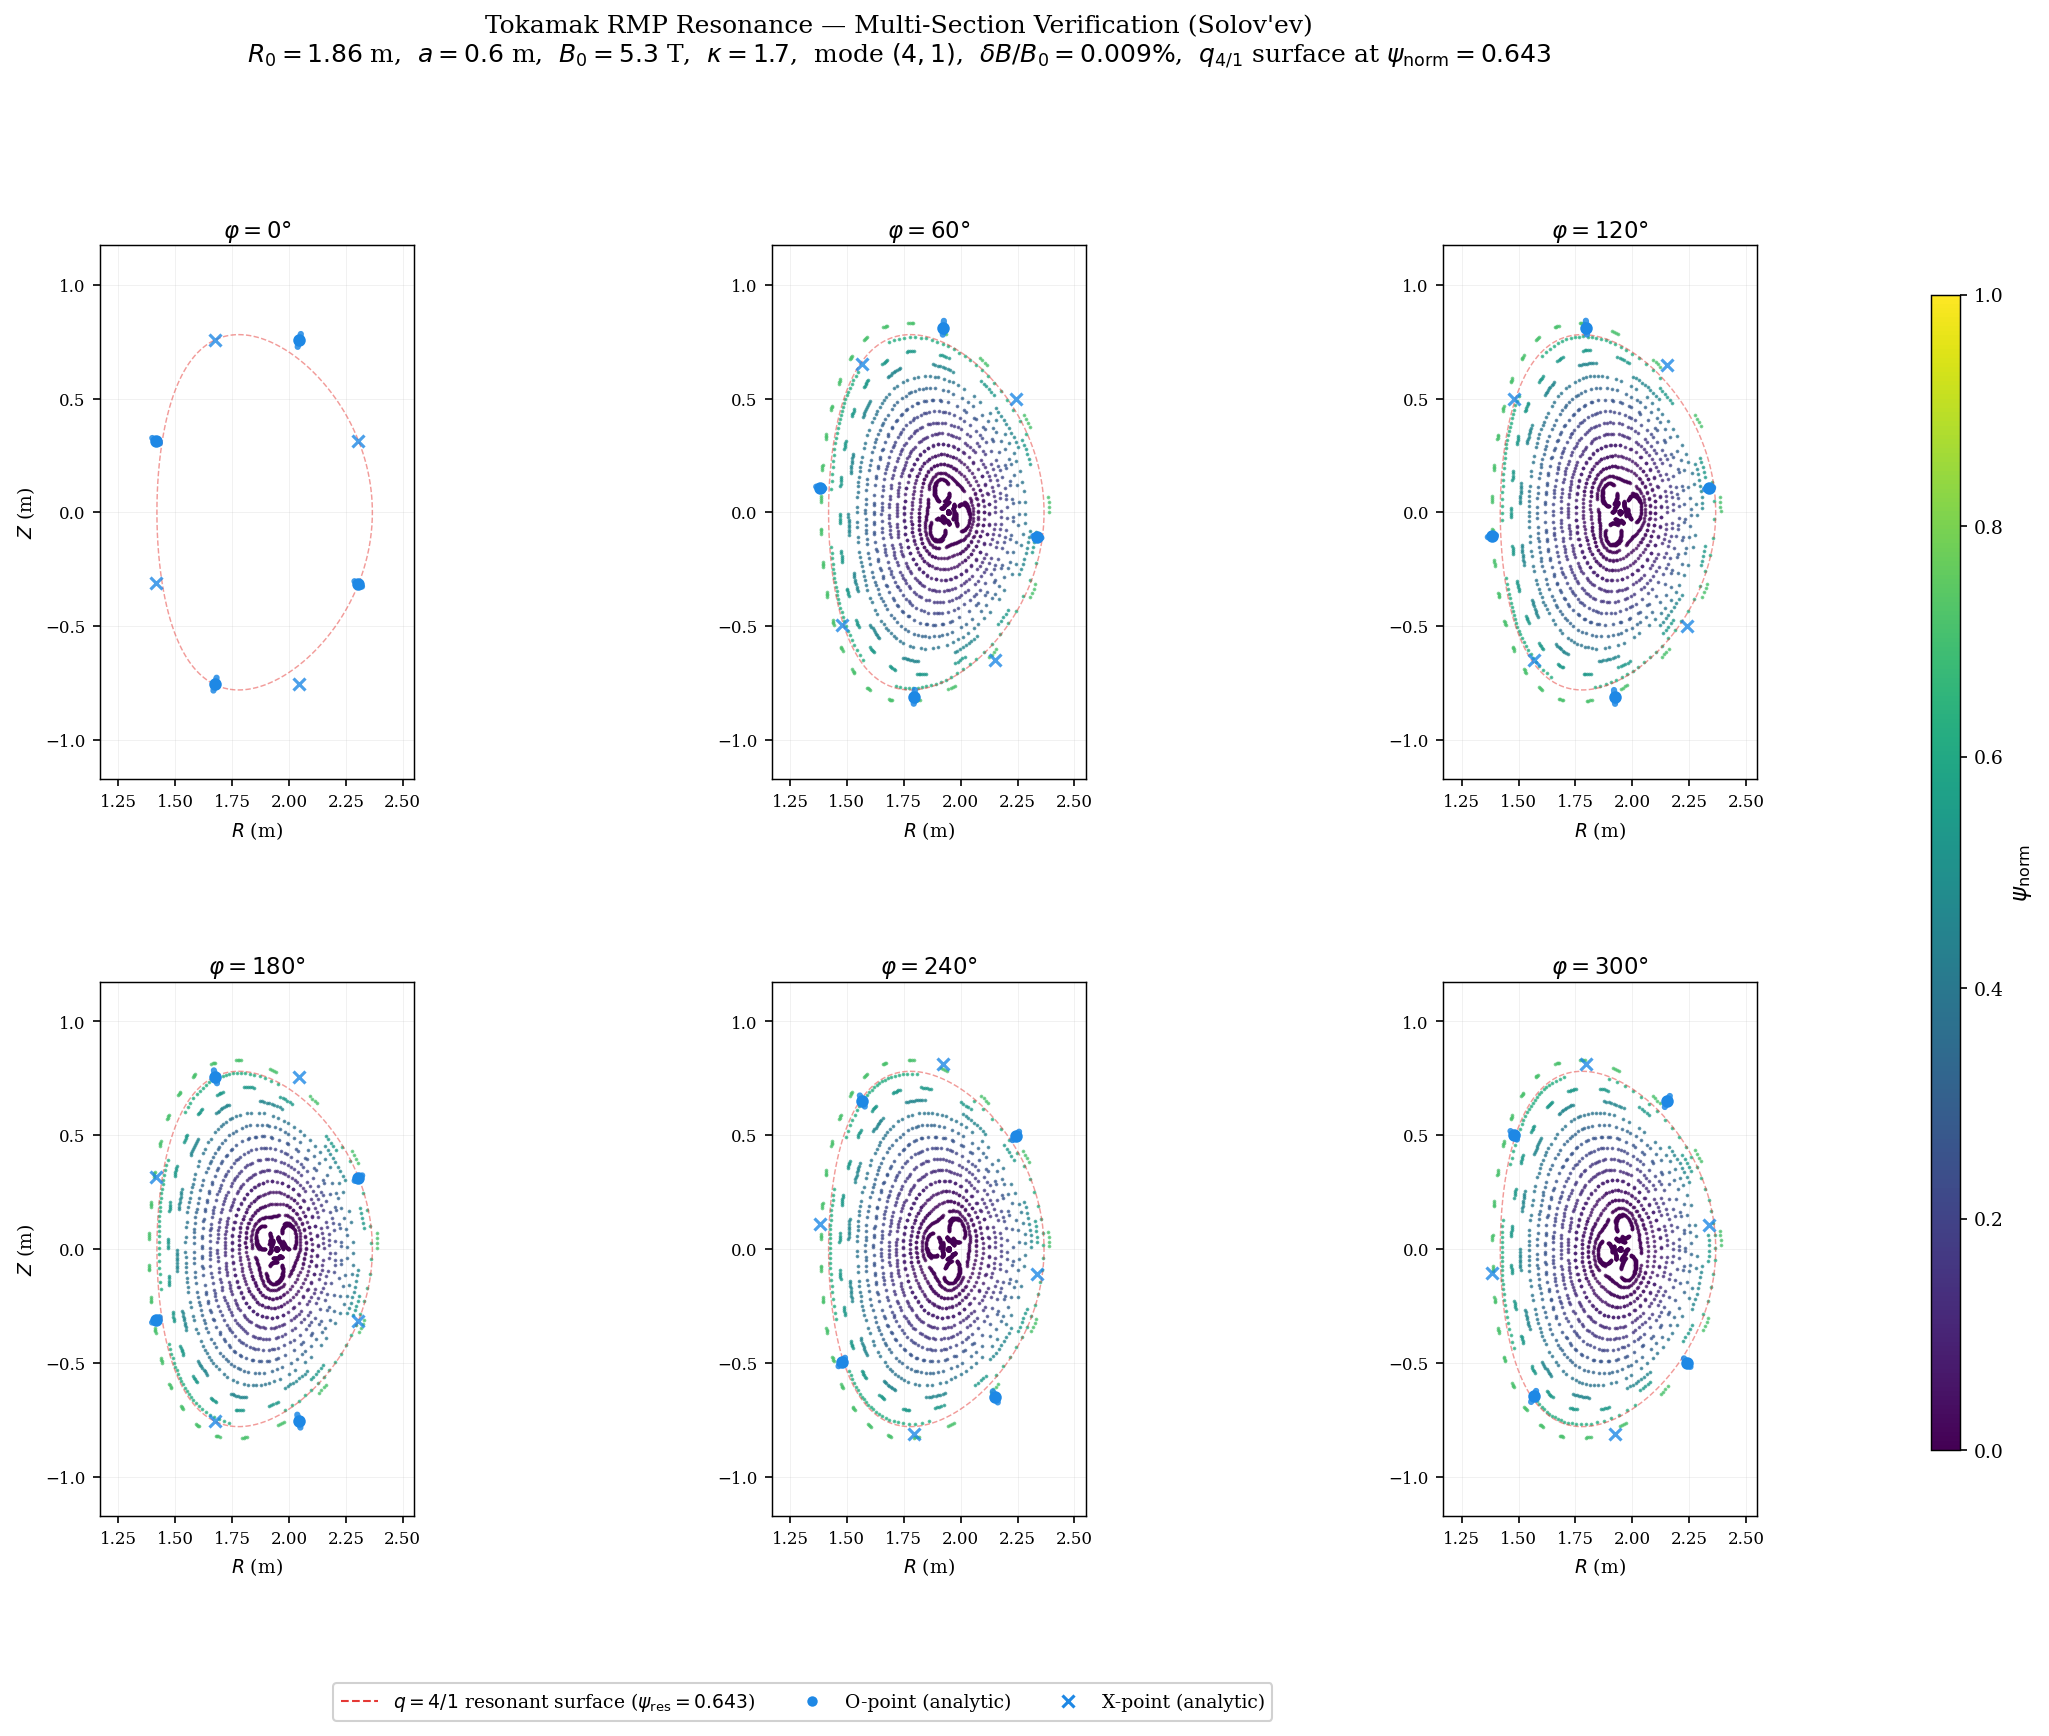

Write Python code to recreate this figure.
"""
RMP Tokamak Resonance — Multi-Section Verification (Solov'ev Equilibrium)
==========================================================================
6-panel Poincaré figure at φ = 0°, 60°, 120°, 180°, 240°, 300°

Physics:
  Axisymmetric Solov'ev equilibrium + helical (m=4,n=1) RMP perturbation.
  Island O/X points rotate: θ_O(φ) = [nφ - π/2 - arg(b_{m,-n})] / m + 2πk/m
"""
import sys
sys.path.insert(0, r'D:\Repo\pyna')

import numpy as np
import matplotlib
matplotlib.use('Agg')
import matplotlib.pyplot as plt
import matplotlib.patches as mpatches
from matplotlib.gridspec import GridSpec
from matplotlib.colors import Normalize
import matplotlib.cm as cm
from scipy.integrate import solve_ivp

plt.rcParams.update({
    'font.family': 'serif',
    'font.size': 9,
    'axes.labelsize': 10,
    'axes.titlesize': 10,
    'figure.dpi': 150,
    'text.usetex': False,
    'axes.linewidth': 0.7,
    'figure.facecolor': 'white',
    'axes.facecolor': 'white',
})

from pyna.MCF.equilibrium.Solovev import SolovevEquilibrium
from pyna.MCF.visual.RMP_spectrum import island_fixed_points

# ── 1. Equilibrium ────────────────────────────────────────────────────────
print("[1] Building Solov'ev equilibrium (EAST-like)...", flush=True)
eq = SolovevEquilibrium(R0=1.86, a=0.6, B0=5.3, kappa=1.7, delta=0.33, q0=3.0)
R0_eq = eq.R0
base_m, base_n = 4, 1
B_rmp = 5e-4   # 0.5 mT
print(f"  R0={eq.R0} m, a={eq.a} m, B0={eq.B0} T, kappa={eq.kappa}", flush=True)

# ── 2. RMP perturbation ───────────────────────────────────────────────────
def delta_B_RMP(R, Z, phi, m=base_m, n=base_n, B_amp=B_rmp):
    """Helical RMP: δBψ ~ B_amp * cos(mθ_pol - nφ)"""
    theta_pol = np.arctan2(Z, R - R0_eq)
    phase = m * theta_pol - n * phi
    dBR = B_amp * np.cos(phase) * np.cos(theta_pol)
    dBZ = B_amp * np.cos(phase) * np.sin(theta_pol)
    return dBR, dBZ

# ── 3. Find resonant surface ──────────────────────────────────────────────
print(f"[2] Finding q={base_m}/{base_n} resonant surface...", flush=True)
psi_res_list = eq.resonant_psi(base_m, base_n)
if not psi_res_list:
    raise RuntimeError(f"No q={base_m}/{base_n} resonant surface found!")
psi_res = psi_res_list[0]
print(f"  psi_res = {psi_res:.4f}", flush=True)

# ── 4. Compute b_mn on resonant surface ──────────────────────────────────
print("[3] Computing b_mn on resonant surface...", flush=True)
R_surf, Z_surf = eq.flux_surface(psi_res, n_pts=256)
theta_arr = np.arctan2(Z_surf, R_surf - R0_eq)
sort_idx = np.argsort(theta_arr)
R_sorted = R_surf[sort_idx]
Z_sorted = Z_surf[sort_idx]
theta_sorted = theta_arr[sort_idx]

dBpsi_1d = np.array([
    delta_B_RMP(R, Z, 0.0)[0] * np.cos(th) + delta_B_RMP(R, Z, 0.0)[1] * np.sin(th)
    for R, Z, th in zip(R_sorted, Z_sorted, theta_sorted)
])
b_fft = np.fft.fft(dBpsi_1d) / len(dBpsi_1d)
m_freq = np.fft.fftfreq(len(dBpsi_1d), 1.0 / len(dBpsi_1d)).astype(int)
m_idx = np.where(m_freq == base_m)[0]
b_mn = complex(b_fft[m_idx[0]]) if len(m_idx) > 0 else complex(B_rmp * 0.5)
print(f"  |b_mn| = {abs(b_mn):.3e}, arg = {np.degrees(np.angle(b_mn)):.1f} deg", flush=True)

r_res_approx = eq.a * float(np.sqrt(psi_res))
half_width_r  = 0.03 * eq.a

# ── 5. Field line RHS (φ as independent variable) ────────────────────────
def rhs_with_RMP(phi, state):
    R, Z = state
    BR_eq, BZ_eq = eq.BR_BZ(R, Z)
    Bph = eq.Bphi(R)
    dBR, dBZ = delta_B_RMP(R, Z, phi)
    return [R * (BR_eq + dBR) / Bph, R * (BZ_eq + dBZ) / Bph]

# ── 6. Trace Poincaré — one integration per field line ────────────────────
#  Integrate each field line from phi=0 to phi=n_turns*2π.
#  Crossings at each section (phi_s + k*2π) are found via dense output.
phi_sections = np.array([0, 60, 120, 180, 240, 300]) * np.pi / 180.0
R_starts = eq.R0 + np.linspace(0.05, 0.88, 20) * eq.a
Z_starts = np.zeros_like(R_starts)
n_turns = 100

print(f"[4] Tracing {len(R_starts)} field lines × {n_turns} turns...", flush=True)

# For each section, we collect crossings per field line
all_poincare = {ph: ([], []) for ph in phi_sections}

for li, (R0s, Z0s) in enumerate(zip(R_starts, Z_starts)):
    # For each section, we need crossings at phi = phi_s + k*2π, k=0..n_turns-1
    # We trace turn-by-turn, collecting at all 6 sections simultaneously per turn
    # Each 2π step is split at the 6 section angles

    # Sort section angles within [0, 2π)
    phi_mod = phi_sections % (2 * np.pi)
    sort_order = np.argsort(phi_mod)
    phi_sorted = phi_mod[sort_order]

    state = [R0s, Z0s]
    # per-section accumulation
    sec_R = {ph: [] for ph in phi_sections}
    sec_Z = {ph: [] for ph in phi_sections}

    for turn in range(n_turns):
        phi_base = turn * 2 * np.pi
        # Integrate each 2π turn in sub-intervals between section angles
        # Subsegments: [phi_base, phi_base+phi_sorted[0]], ... , [phi_base+phi_sorted[-1], phi_base+2π]
        breakpoints = list(phi_base + np.append(phi_sorted, 2 * np.pi))
        phi_cur = phi_base
        ok = True
        for ib, phi_next in enumerate(breakpoints):
            if phi_next <= phi_cur + 1e-12:
                continue
            sol = solve_ivp(rhs_with_RMP, [phi_cur, phi_next], state,
                            method='RK45', rtol=1e-7, atol=1e-9,
                            max_step=0.1)
            if not sol.success or not np.isfinite(sol.y[:, -1]).all():
                ok = False
                break
            state = [sol.y[0, -1], sol.y[1, -1]]
            phi_cur = phi_next
            # Record crossing at the section that ends this sub-interval
            if ib < len(phi_sorted):
                ph_key = phi_sections[sort_order[ib]]
                sec_R[ph_key].append(state[0])
                sec_Z[ph_key].append(state[1])
        if not ok:
            break

    for ph in phi_sections:
        all_poincare[ph][0].append(np.array(sec_R[ph]))
        all_poincare[ph][1].append(np.array(sec_Z[ph]))

    if (li + 1) % 5 == 0 or li == 0:
        total = sum(len(v) for v in sec_R.values())
        print(f"  Line {li+1}/{len(R_starts)}: {total} total crossings", flush=True)

# ── 7. ψ_norm colormap ────────────────────────────────────────────────────
psi_axis = float(eq.psi(eq.R0, 0.0))
psi_bdy  = float(eq.psi(eq.R0 + eq.a, 0.0))
psi_norm_starts = np.clip(
    np.array([(float(eq.psi(R, 0.0)) - psi_axis) / (psi_bdy - psi_axis)
               for R in R_starts]), 0, 1
)

# ── 8. Plot ───────────────────────────────────────────────────────────────
print("[5] Plotting...", flush=True)
fig = plt.figure(figsize=(16, 11))
gs  = GridSpec(2, 3, figure=fig, hspace=0.38, wspace=0.30)
cmap_p = plt.colormaps.get_cmap('viridis')

try:
    R_fc, Z_fc = eq.flux_surface(psi_res, n_pts=300)
except Exception:
    R_fc, Z_fc = None, None

for idx, phi_s in enumerate(phi_sections):
    row, col = divmod(idx, 3)
    ax = fig.add_subplot(gs[row, col])
    pts_R, pts_Z = all_poincare[phi_s]

    for i, (Rpts, Zpts) in enumerate(zip(pts_R, pts_Z)):
        if len(Rpts) > 0:
            c = cmap_p(psi_norm_starts[i])
            ax.scatter(Rpts, Zpts, s=0.6, color=c, rasterized=True, alpha=0.7, zorder=2)

    if R_fc is not None:
        ax.plot(R_fc, Z_fc, '--', color='#E53935', lw=0.7, alpha=0.5, zorder=3)

    pts_fp = island_fixed_points(base_m, base_n, b_mn, phi_s, q_prime_sign=1)
    theta_O_arr = pts_fp['theta_O'][0]
    theta_X_arr = pts_fp['theta_X'][0]

    for theta_op in theta_O_arr:
        R_O = R0_eq + r_res_approx * np.cos(theta_op)
        Z_O = r_res_approx * eq.kappa * np.sin(theta_op)
        r_in  = max(0.01, r_res_approx - half_width_r)
        r_out = r_res_approx + half_width_r
        ax.plot(
            [R0_eq + r_in * np.cos(theta_op), R0_eq + r_out * np.cos(theta_op)],
            [eq.kappa * r_in * np.sin(theta_op), eq.kappa * r_out * np.sin(theta_op)],
            '-', color='#1E88E5', lw=3.0, alpha=0.85, solid_capstyle='round', zorder=5,
        )
        ax.plot(R_O, Z_O, 'o', color='#1E88E5', ms=5, zorder=6)

    for theta_xp in theta_X_arr:
        R_X = R0_eq + r_res_approx * np.cos(theta_xp)
        Z_X = r_res_approx * eq.kappa * np.sin(theta_xp)
        ax.plot(R_X, Z_X, 'x', color='#1E88E5', ms=6, markeredgewidth=1.5,
                zorder=6, alpha=0.8)

    R_lo = R0_eq - 1.15 * eq.a
    R_hi = R0_eq + 1.15 * eq.a
    Z_lm = 1.15 * eq.a * eq.kappa
    ax.set_xlim(R_lo, R_hi)
    ax.set_ylim(-Z_lm, Z_lm)
    ax.set_aspect('equal')
    ax.set_title(f'$\\varphi = {int(round(np.degrees(phi_s)))}\\degree$', fontsize=11, pad=4)
    ax.set_xlabel('$R$ (m)', fontsize=9)
    if col == 0:
        ax.set_ylabel('$Z$ (m)', fontsize=9)
    ax.tick_params(labelsize=8)
    ax.grid(True, alpha=0.2, linewidth=0.4)

sm = plt.cm.ScalarMappable(cmap='viridis', norm=Normalize(0, 1))
sm.set_array([])
cbar_ax = fig.add_axes([0.93, 0.15, 0.012, 0.7])
cb = fig.colorbar(sm, cax=cbar_ax)
cb.set_label(r'$\psi_\mathrm{norm}$', fontsize=11)
cb.ax.tick_params(labelsize=9)

legend_handles = [
    plt.Line2D([0], [0], linestyle='--', color='#E53935', lw=1.0,
               label=f'$q={base_m}/{base_n}$ resonant surface ($\\psi_{{\\rm res}}={psi_res:.3f}$)'),
    plt.Line2D([0], [0], marker='o', color='w', markerfacecolor='#1E88E5',
               ms=6, lw=0, label='O-point (analytic)'),
    plt.Line2D([0], [0], marker='x', color='#1E88E5', ms=6,
               markeredgewidth=1.5, lw=0, label='X-point (analytic)'),
]
fig.legend(handles=legend_handles, loc='lower center', ncol=3, fontsize=9,
           framealpha=0.9, bbox_to_anchor=(0.46, -0.02))

fig.suptitle(
    "Tokamak RMP Resonance \u2014 Multi-Section Verification (Solov'ev)\n"
    f"$R_0={eq.R0}$ m,  $a={eq.a}$ m,  $B_0={eq.B0}$ T,  $\\kappa={eq.kappa}$,  "
    f"mode $({base_m},{base_n})$,  $\\delta B/B_0={B_rmp/eq.B0*100:.3f}\\%$,  "
    f"$q_{{4/1}}$ surface at $\\psi_{{\\rm norm}}={psi_res:.3f}$",
    fontsize=12, y=1.02,
)

print("\nO-point positions at each section:", flush=True)
for phi_s in phi_sections:
    pts_fp = island_fixed_points(base_m, base_n, b_mn, phi_s, 1)
    print(f"  phi={np.degrees(phi_s):.0f}deg: theta_O = {np.degrees(pts_fp['theta_O'][0]).round(1)}", flush=True)

out_path = r'D:\Repo\pyna\scripts\RMP_tokamak_resonance.png'
plt.savefig(out_path, dpi=150, bbox_inches='tight', facecolor='white')
print(f"\nSaved: {out_path}", flush=True)
plt.close()
print("[Done]", flush=True)
